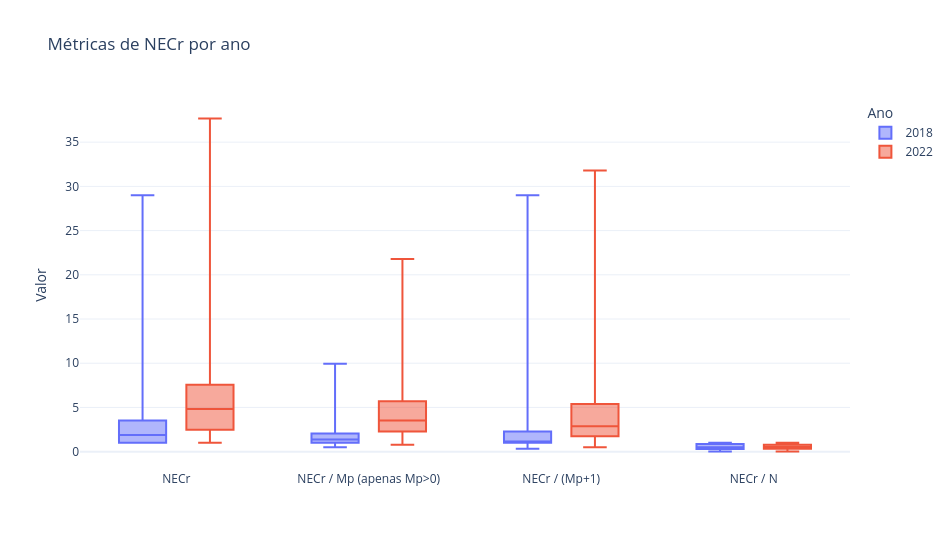

This figure's notebook cell:
### Markdown cell above
## 4. Comparação 2018 × 2022

### Code cell
fig = px.box(
    long_geral, x="metrica", y="valor", color="ano_eleicao", points=False,
    title="Métricas de NECr por ano",
    labels={"metrica": "", "valor": "Valor", "ano_eleicao": "Ano"},
)
fig.update_layout(template="plotly_white", width=950, height=550, boxmode="group")
fig.show()

### Figure 1 — Plotly figure (JSON) as saved in the notebook; plotly's stock layout.template omitted (floating-point values rounded to 4 significant figures; data arrays with more than 128 entries replaced by an {"elided": "..."} marker saying what was removed)
{"data": [{"alignmentgroup": "True", "boxpoints": false, "hovertemplate": "Ano=2018<br>=%{x}<br>Valor=%{y}<extra></extra>", "legendgroup": "2018", "marker": {"color": "#636efa"}, "name": "2018", "notched": false, "offsetgroup": "2018", "orientation": "v", "showlegend": true, "type": "box", "x": {"elided": "2648 str values"}, "x0": " ", "xaxis": "x", "y": {"elided": "2648 float values"}, "y0": " ", "yaxis": "y"}, {"alignmentgroup": "True", "boxpoints": false, "hovertemplate": "Ano=2022<br>=%{x}<br>Valor=%{y}<extra></extra>", "legendgroup": "2022", "marker": {"color": "#EF553B"}, "name": "2022", "notched": false, "offsetgroup": "2022", "orientation": "v", "showlegend": true, "type": "box", "x": {"elided": "2194 str values"}, "x0": " ", "xaxis": "x", "y": {"elided": "2194 float values"}, "y0": " ", "yaxis": "y"}], "layout": {"boxmode": "group", "height": 550, "legend": {"title": {"text": "Ano"}, "tracegroupgap": 0}, "title": {"text": "Métricas de NECr por ano"}, "width": 950, "xaxis": {"anchor": "y", "domain": [0.0, 1.0], "title": {"text": ""}}, "yaxis": {"anchor": "x", "domain": [0.0, 1.0], "title": {"text": "Valor"}}}}
